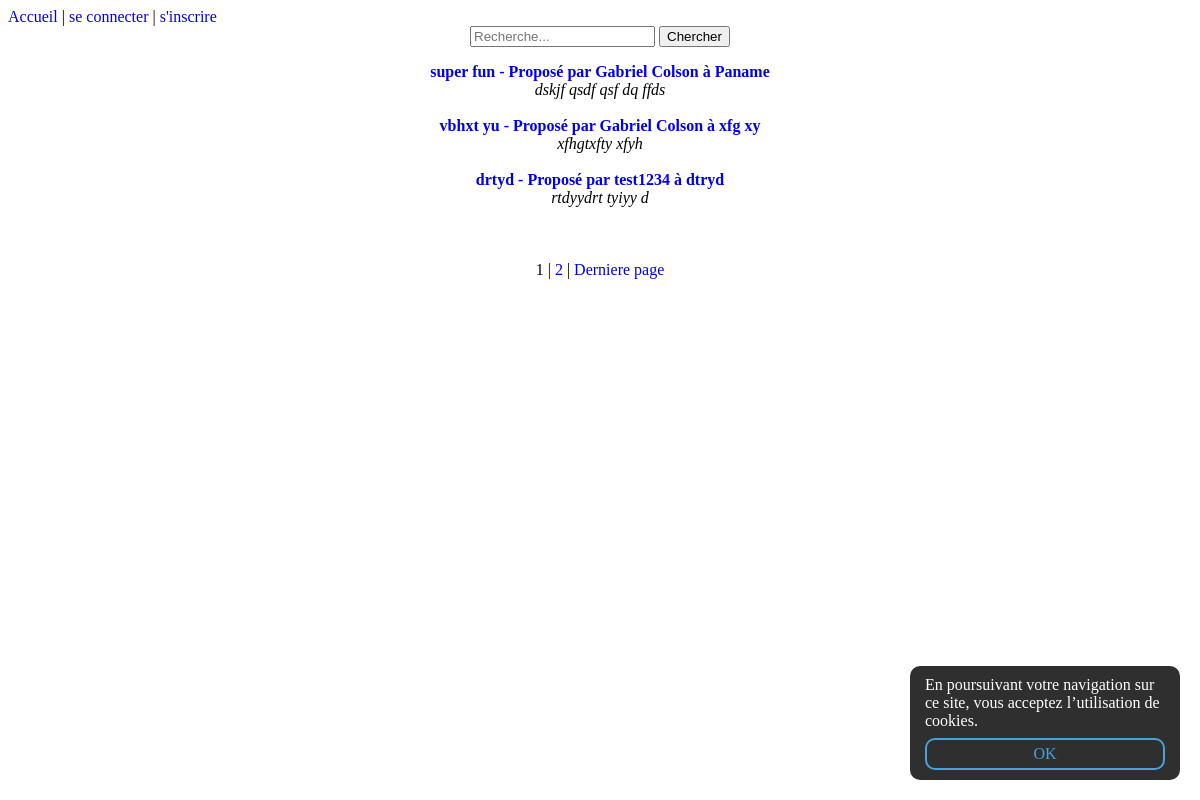
/allcourses.php, run on the app's committed database.
### tables this page shows
CREATE TABLE IF NOT EXISTS `membres` (
  `id` int(11) NOT NULL AUTO_INCREMENT,
  `pseudo` varchar(255) NOT NULL,
  `mail` varchar(255) NOT NULL,
  `password` text NOT NULL,
  `avatar` varchar(255) NOT NULL,
  `credit` int(11) NOT NULL DEFAULT '0',
  `admin` int(11) NOT NULL DEFAULT '0',
  `confirmed` int(11) NOT NULL,
  `confirmkey` varchar(255) NOT NULL,
  PRIMARY KEY (`id`)
);

CREATE TABLE IF NOT EXISTS `cours` (
  `id` int(11) NOT NULL AUTO_INCREMENT,
  `titre` varchar(255) NOT NULL,
  `description` text NOT NULL,
  `id_teacher` int(11) NOT NULL,
  `ville` varchar(255) NOT NULL,
  `active` int(11) NOT NULL,
  `description_long` text NOT NULL,
  PRIMARY KEY (`id`)
);

### allcourses.php (called while the page is built, shortened)
<?php
include_once('includes/config.php');
$coursParPage = 3;
$nbCoursQuery = $bdd->query('SELECT id FROM cours');
$nbCours = $nbCoursQuery->rowCount();
if($nbCours > 0){
	$nbPages = ceil($nbCours / $coursParPage);
}
else{
	$nbPages = 1;
}
if(isset($_GET['page']) AND !empty($_GET['page']) AND $_GET['page'] != 0 AND $_GET['page'] <= $nbPages)
{
	$currentPage = intval($_GET['page']);
}
else{
	$currentPage = 1;
}
$depart = ($currentPage - 1) * $coursParPage;
$nextPage = $currentPage + 1;
$q ='';
if(isset($_GET['q']) AND !empty($_GET['q'])){
	$q = htmlspecialchars($_GET['q']);
	$cours = $bdd->query('SELECT *, c.id c_id, m.id m_id
						FROM membres m
						INNER JOIN cours c ON c.id_teacher = m.id
						WHERE titre LIKE "%'.$q.'%" AND active = 1
						ORDER BY c.id DESC LIMIT '.$depart.','. $coursParPage);
	$nbCoursQuery = $bdd->query('SELECT id FROM cours WHERE titre LIKE "%'.$q.'%"');
	$nbCours = $nbCoursQuery->rowCount();
	if($nbCours > 0){
		$nbPages = ceil($nbCours / $coursParPage);
	}
	else{
		$nbPages = 1;
	}
	$previousPage = $currentPage - 1;
	$nextPage = $currentPage + 1;
}
else{
	$cours = $bdd->query('SELECT *, c.id c_id, m.id m_id
							FROM membres m
							INNER JOIN cours c ON c.id_teacher = m.id
							WHERE c.active = 1
							ORDER BY c.id DESC LIMIT '.$depart.','. $coursParPage );
	}
include_once('views/allcourses.view.php');
?>

### views/allcourses.view.php (the view, shortened to what this page needs)
<!DOCTYPE html>
<html>
<head>
	<link rel="stylesheet" type="text/css" href="design/style.css">
</head>
<body>
	<header><?php include_once('includes/header.php'); ?></header>
	<div align="center">
		<form method="GET">
			<input type="search" name="q" placeholder="Recherche..." value="<?php if(!empty($q)) {echo $q;}?>" >
			<input type="submit" value="Chercher">
		</form>
	</div>
	<?php if($nbCours > 0){ ?>
		<div align="center">
			<?php while($c = $cours->fetch()){ ?>
				<a href="cours.php?id=<?= $c['c_id'] ?>">
					<b><?= $c['titre'] ?> - Proposé par <?= $c['pseudo'] ?> à <?= $c['ville'] ?></b>
				</a>
				<br>
				<i><?= $c['description'] ?></i>
				<br /><br />
			<?php }?>
			<?php }else{ ?>
				<b>Il n'y a aucun résultat pour la recherche : <?= $q ?></b>
			<?php } ?>
		</div>
	<br /><br />
	<div align="center">
		<?= $currentPage ?>
		<?php if(!($nextPage >= $nbPages)){ ?>
			|
			<a href="allcourses.php?q=<?= $q ?>&page=<?= $nextPage ?>"><?= $nextPage ?></a>
		<?php } ?>
		<?php if($currentPage != $nbPages){ ?>
			|
			<a href="allcourses.php?q=<?= $q ?>&page=<?= $nbPages ?>">Derniere page</a>
		<?php } ?>
	</div>
	<footer><?php include_once("includes/footer.php"); ?></footer>
</body>
</html>

### design/style.css (style rules this page uses)
a { text-decoration: none; }

### data on the page
membres: cours.titre "super fun", pseudo "Gabriel Colson", cours.ville "Paname", cours.description "dskjf qsdf qsf dq ffds", cours.titre "vbhxt yu", cours.ville "xfg xy", cours.description "xfhgtxfty xfyh"
membres: cours.titre "drtyd", pseudo "test1234", cours.ville "dtryd", cours.description "rtdyydrt tyiyy d"

### other printed values
$currentPage "1"
$nextPage "2"
